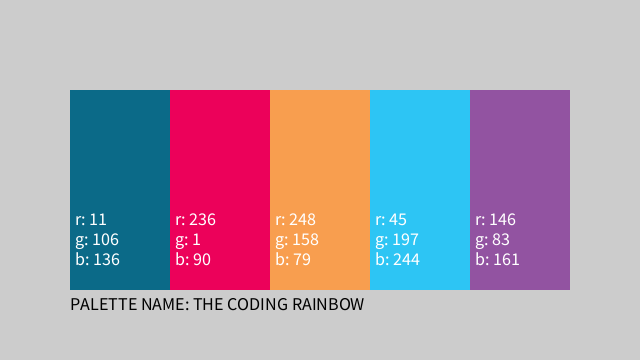
Frame 1 (no input)
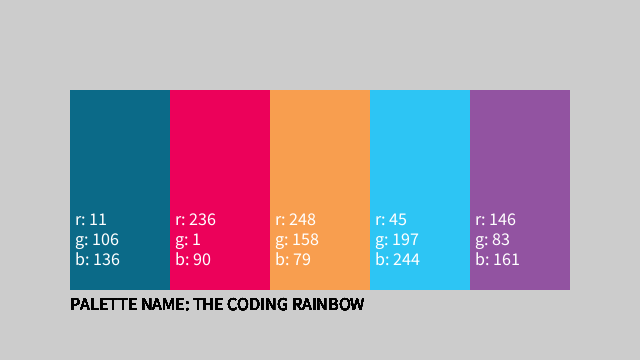
Frame 60 (the mouse pressed at the canvas centre just before this capture)
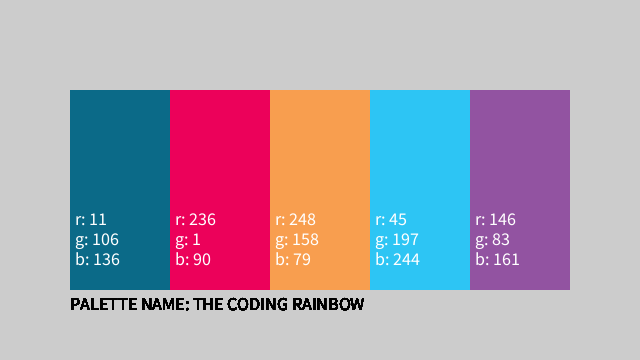
Frame 120 (the mouse held since frame 60 and released just before this capture)

The Processing sketch that drew these frames (run headless with seeded random() and noise(); from frame 60 on, the mouse is pressed at the canvas centre):

// Processing sketch: Rainbow
// ── Rainbow.pde
float[] blue = {11, 106, 136, 236, 1, 90, 248, 158, 79, 45, 197, 244, 146, 83, 161};
String[] colors = {"r: 11", "g: 106", "b: 136", "r: 236", "g: 1", "b: 90", "r: 248", "g: 158", "b: 79", "r: 45", "g: 197", "b: 244", "r: 146", "g: 83", "b: 161"};
void setup() {
  size(640, 360);
  textSize(18);
}

void draw() {
  noStroke();
  for (int i = 0; i < 5; i ++) {
    fill(blue[i * 3], blue[i * 3 + 1], blue[i * 3 + 2]);
    rect(100 * i + 70, height / 4, 100, 200);
  }
  int positionX= 75;
  fill(255, 255, 255);
  for (int o = 0; o < 5; o ++) {
    int positionY = 225;
    text(colors[o * 3], positionX, positionY);
    positionY += 20;
    text(colors[o * 3 + 1], positionX, positionY);
    positionY += 20;
    text(colors[o * 3 + 2], positionX, positionY);
    positionX += 100;
  }
  fill(0,0,0);
  text("PALETTE NAME: THE CODING RAINBOW", 70, 310);
}
